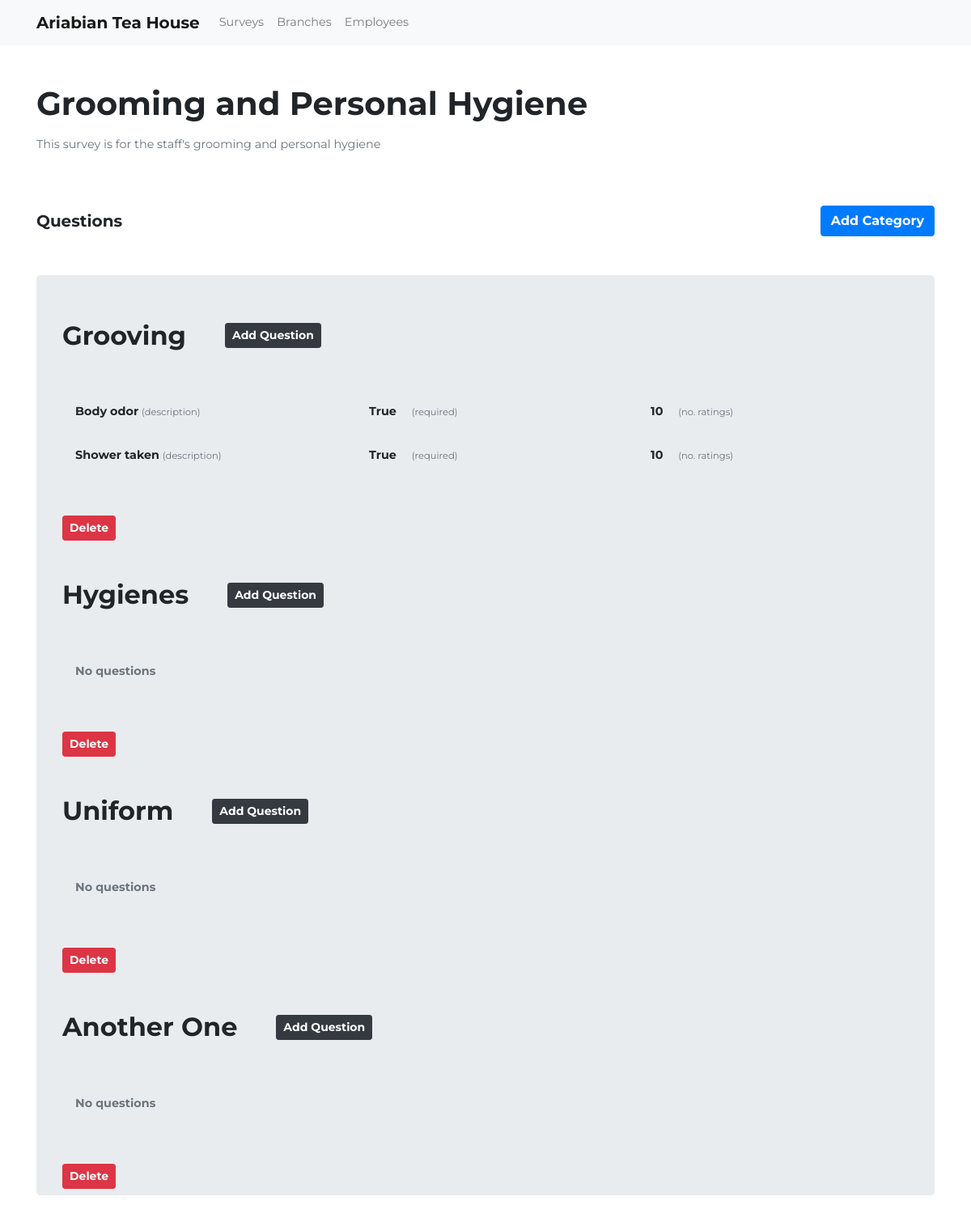
The app's page /surveys/1, older data.
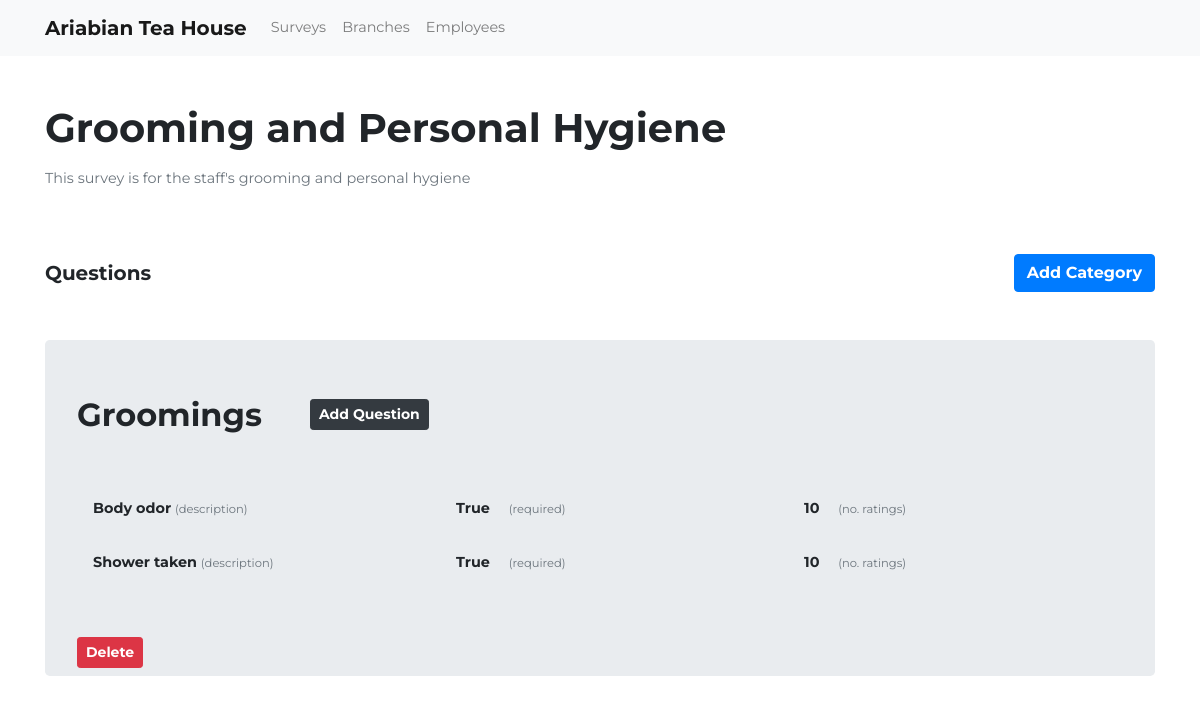
The same page, newer data.
### athsurveyapp/models/models.py (models this page shows, shortened)
class Survey(db.Model):
    __tablename__ = "survey"
    id = db.Column(db.Integer, primary_key=True)
    name = db.Column(db.String(255), nullable=False)
    description = db.Column(db.String(64), nullable=False)
    date_created = db.Column(db.DateTime(timezone=True), server_default=func.now())
    last_updated = db.Column(db.DateTime(timezone=True), onupdate=func.now())
    question_types = db.relationship("QuestionType", backref="survey")

class QuestionType(db.Model):
    __tablename__ = "question_type"
    id = db.Column(db.Integer, primary_key=True)
    description = db.Column(db.String(64), nullable=False)
    date_created = db.Column(db.DateTime(timezone=True), server_default=func.now())
    last_updated = db.Column(db.DateTime(timezone=True), onupdate=func.now())
    survey_id = db.Column(db.Integer, db.ForeignKey("survey.id"), nullable=False)
    questions = db.relationship("Question", backref="question_type")

class Question(db.Model):
    __tablename__ = "question"
    id = db.Column(db.Integer, primary_key=True)
    description = db.Column(db.String(64), nullable=False)
    is_required = db.Column(db.Boolean, nullable=False, default=False)
    place_number = db.Column(db.Integer, nullable=False)
    question_type_id = db.Column(
        db.Integer, db.ForeignKey("question_type.id"), nullable=False
    )
    choice_id = db.Column(db.Integer, db.ForeignKey("choice.id"), nullable=False)
    date_created = db.Column(db.DateTime(timezone=True), server_default=func.now())
    last_updated = db.Column(db.DateTime(timezone=True), onupdate=func.now())

class Choice(db.Model):
    __tablename__ = "choice"
    id = db.Column(db.Integer, primary_key=True)
    description = db.Column(db.String(64), nullable=False)
    value = db.Column(db.Integer)
    questions = db.relationship("Question", backref="choice")
    date_created = db.Column(db.DateTime(timezone=True), server_default=func.now())
    last_updated = db.Column(db.DateTime(timezone=True), onupdate=func.now())

### athsurveyapp/blueprints/survey/views.py (the view)
@survey_page.route("/<id>")
def survey_details(id):
    survey = Survey.query.get(id)
    print(survey)
    return render_template("survey_details.html", survey=survey)

### athsurveyapp/blueprints/survey/templates/survey_details.html (shortened to what this page needs)
{% extends 'layouts/base.html' %} {% block title %}ATH - Survey{% endblock %}  {%
block body %}
<div class="container">
  <div class="row justify-content-center align-items-center">
    <div class="col-12" data-surveyid="{{ survey.id }}">
      <h1 class="m-0 font-weight-bold">{{ survey.name }}</h1>
      <p class="text-muted mt-3">{{ survey.description }}</p>
    </div>
  </div>
  <div class="row mt-5 align-items-center">
    <div class="col-6">
      <h5 class="font-weight-bold m-0">Questions</h5>
    </div>
    <div class="col-6">
      <button
        type="button"
        class="btn btn-primary float-right font-weight-bold"
        data-toggle="modal"
        data-target="#categoryFormModal"
      >
        Add Category
      </button>
    </div>
  </div>
  <div class="row mt-5">
    <div class="col-12">
      <div class="jumbotron py-2">
        {% for question_type in survey.question_types %}
        <div data-categoryid="{{question_type.id}}">
          <div class="d-flex">
            <h2 class="font-weight-bold my-5 mr-5 survey-category">
              {{question_type.description}}
            </h2>
            <button class="btn btn-dark btn-sm my-auto font-weight-bold">
              Add Question
            </button>
          </div>
          {% if question_type.questions %} {% for question in
          question_type.questions %}
          <div class="row p-3">
            <div class="col-4">
              <span class="font-weight-bold">{{ question.description }}</span>
              <span class="text-muted small">(description)</span>
            </div>
            <div class="col-4">
              <span class="font-weight-bold col-4"
                >{{question.is_required}}</span
              >
              <span class="text-muted small">(required)</span>
            </div>
            <div class="col-4">
              <span class="font-weight-bold col-4"
                >{{question.choice.value}}</span
              >
              <span class="text-muted small">(no. ratings)</span>
            </div>
          </div>
          {% endfor %} {% else %}
          <div class="row p-3">
            <div class="col-4">
              <span class="font-weight-bold text-muted">No questions</span>
            </div>
          </div>
          {% endif %}
          <button
            class="
              btn btn-danger btn-sm
              mt-5
              font-weight-bold
              delete-category-form-modal-btn
            "
            data-toggle="modal"
            data-target="#deleteCategoryFormModal"
          >
            Delete
          </button>
          {% endfor %}
        </div>
      </div>
    </div>
  </div>
</div>
{% endblock %}

### athsurveyapp/templates/layouts/base.html (shortened to what this page needs)
<!DOCTYPE html>
<html>
  <head>
    <link rel="stylesheet" href="https://cdnjs.cloudflare.com/ajax/libs/font-awesome/5.15.3/css/fontawesome.min.css" />
    <link
      rel="stylesheet"
      href="https://maxcdn.bootstrapcdn.com/bootstrap/4.0.0/css/bootstrap.min.css"
    />
    <link
      rel="stylesheet"
      href="https://cdn.jsdelivr.net/npm/bootstrap-select@1.13.14/dist/css/bootstrap-select.min.css"
    />
    <link
      rel="stylesheet"
      href="{{ url_for('static', filename='styles/main.css') }}"
    />
  </head>
  <body>
    <nav class="navbar navbar-expand-lg navbar-light bg-light">
      <div class="container">
        <a
          class="navbar-brand"
          href="{{ url_for('survey_page.survey_index') }}"
        >
          <strong>Ariabian Tea House</strong>
        </a>
        <div class="collapse navbar-collapse" id="navbarNav">
          <ul class="navbar-nav">
            <li class="nav-item">
              <a
                class="nav-link"
                href="{{ url_for('survey_page.survey_index') }}"
                >Surveys</a
              >
            </li>
            <li class="nav-item">
              <a
                class="nav-link"
                href="{{ url_for('branch_page.branch_index') }}"
                >Branches</a
              >
            </li>
            <li class="nav-item">
              <a
                class="nav-link"
                href="{{ url_for('employee_page.employee_index')}}"
                >Employees</a
              >
            </li>
          </ul>
        </div>
      </div>
    </nav>
    <main>
      {% block body %}{% endblock %}
    </main>
  </body>
</html>

### athsurveyapp/static/styles/main.css (style rules this page uses)
html { position: relative; min-height: 100%; }
body { font-family: "Montserrat", sans-serif; font-size: 0.9rem; }

Row changes from the older to the newer data that the page shows:
removed QuestionType: description "Hygienes", shows "No questions"
removed QuestionType: description "Uniform", shows "No questions"
removed QuestionType: description "Another One", shows "No questions"
changed QuestionType: description "Grooving" → "Groomings"
